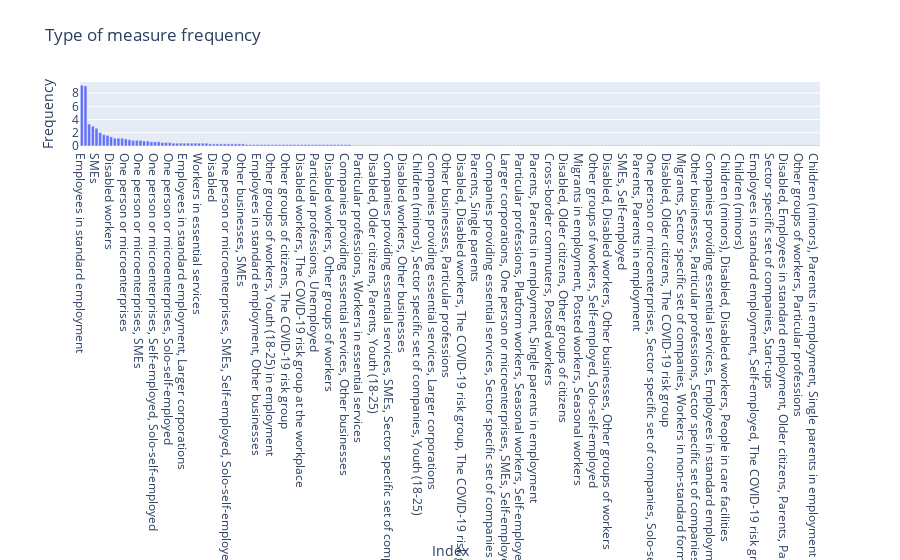

Notebook code for this chart:
### Code cell
plotly_bar_chart_graphic("Type of measure frequency", df_tg_table['index'],
                         df_tg_table['Frequency'], "Index", "Frequency")

### Figure 1 — Plotly figure (JSON) as saved in the notebook; plotly's stock layout.template omitted (floating-point values rounded to 4 significant figures; data arrays with more than 128 entries replaced by an {"elided": "..."} marker saying what was removed)
{"data": [{"type": "bar", "x": {"elided": "202 str values"}, "y": {"elided": "202 float values"}}], "layout": {"title": {"text": "Type of measure frequency"}, "xaxis": {"title": {"text": "Index"}}, "yaxis": {"title": {"text": "Frequency"}}}}
